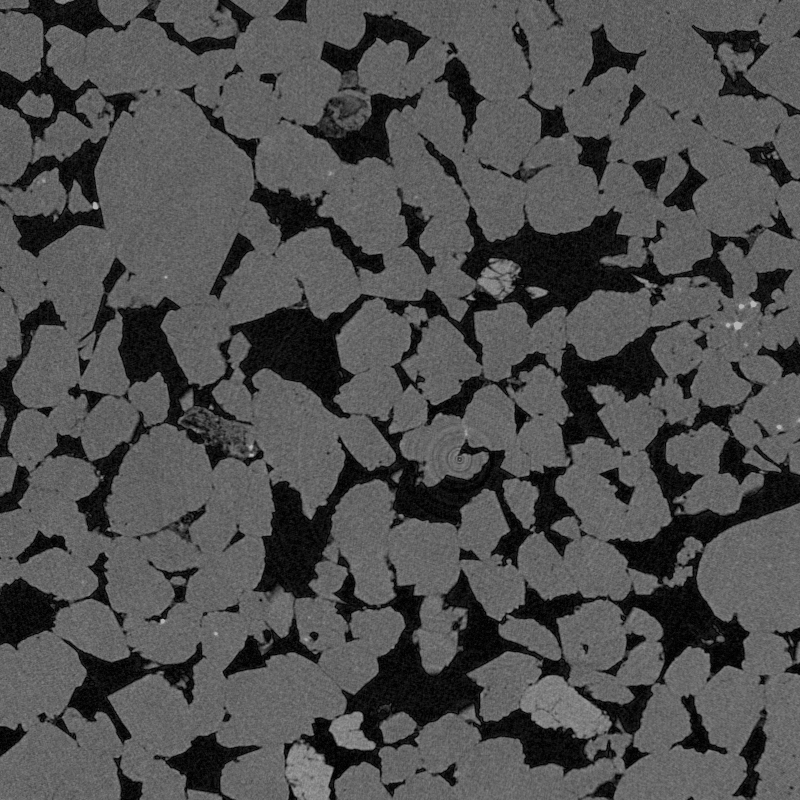
#> input picture test_metrics/compare/brightness/-75.png, 800 x 800 px, found by its file name; the run also reads 1 picture not shown here
$ python plot_hist.py
#> lines starting #> are read from the running program, lines starting #| are printed output that depends on the picture
from matplotlib import pyplot as plt
from os.path import join
import cv2 as cv
import numpy as np


def plot_hists(
        minus_shift_image_path, zero_shift_image_path, plus_shift_image_path,
        minus_shift_hist_title, plus_shift_hist_title
):
#> called with minus_shift_hist_title = 'Image + bias=-75 histogram', plus_shift_hist_title = 'Image + bias=75 histogram'
    image_minus_shift = cv.imread(minus_shift_image_path, cv.IMREAD_GRAYSCALE)
#> image_minus_shift is the input picture: shape (800, 800); min 0, max 180, mean 78.7
    image_zero_shift = cv.imread(zero_shift_image_path, cv.IMREAD_GRAYSCALE)
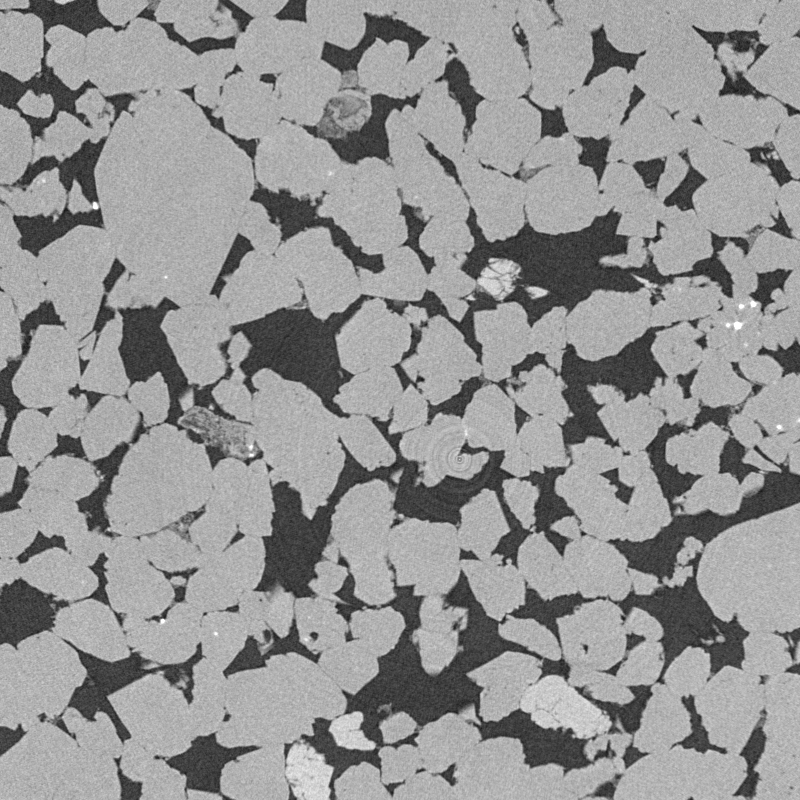
#> input picture test_metrics/compare_DR-2D_1/gaussian_blur/0.png, 800 x 800 px, found by its file name
#> image_zero_shift is the input picture: shape (800, 800); min 20, max 255, mean 148.2
    image_plus_shift = cv.imread(plus_shift_image_path, cv.IMREAD_GRAYSCALE)
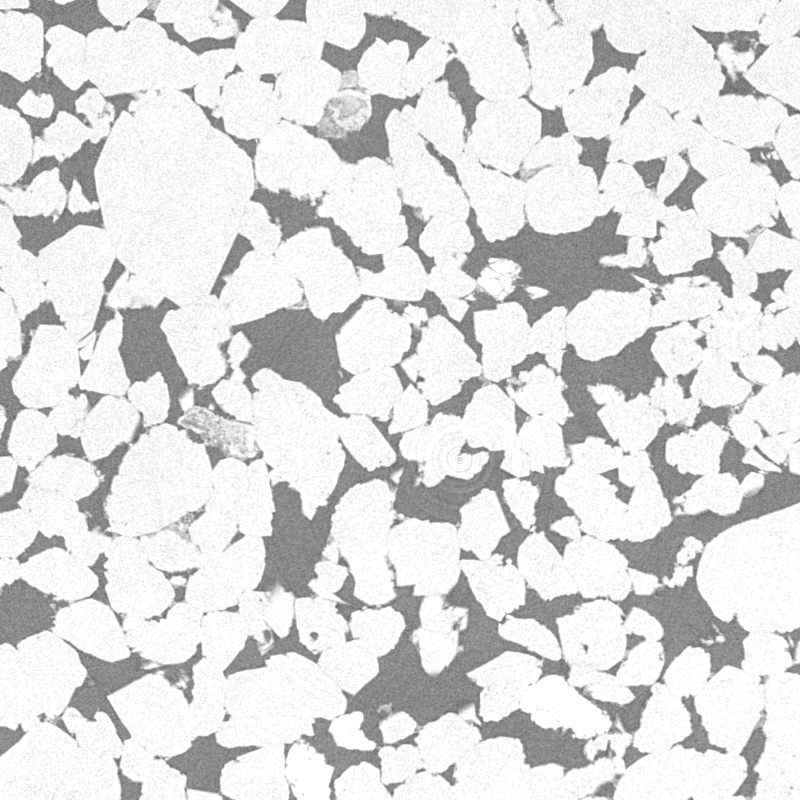
#> input picture test_metrics/compare_1/brightness/75.png, 800 x 800 px, found by its file name
#> image_plus_shift is the input picture: shape (800, 800); min 95, max 255, mean 221.7

    fig_shift, axes_shift = plt.subplots(1, 3, figsize=(25, 25), sharey=True)
    counts_minus_shift, bins_minus_shift = np.histogram(image_minus_shift, bins=range(0, 256, 1))
#> counts_minus_shift = 255 values, max 22012 at index 101, min 0 at index 178, mean 2509.8; bins_minus_shift = 256 values from 0 to 255
    print(counts_minus_shift[0])
#| 2159
    counts_minus_shift[0] = 0
    counts_zero_shift, bins_zero_shift = np.histogram(image_zero_shift, bins=range(0, 256, 1))
#> counts_zero_shift = 255 values, max 22012 at index 176, min 0 at index 0, mean 2509.8; bins_zero_shift = 256 values from 0 to 255
    counts_plus_shift, bins_plus_shift = np.histogram(image_plus_shift, bins=range(0, 256, 1))
#> counts_plus_shift = 255 values, max 172582 at index 254, min 0 at index 0, mean 2509.8; bins_plus_shift = 256 values from 0 to 255
    print(counts_plus_shift[-1])
#| 172582
    counts_plus_shift[-1] = 0

    axes_shift[0].hist(bins_minus_shift[:-1], bins_minus_shift, weights=counts_minus_shift)
    axes_shift[0].plot((128, 128), (0, max(counts_minus_shift)), linestyle="--")
    axes_shift[0].set_title(minus_shift_hist_title)
    axes_shift[1].hist(bins_zero_shift[:-1], bins_zero_shift, weights=counts_zero_shift)
    axes_shift[1].set_title('No preprocessing image histogram')
    axes_shift[1].plot((128, 128), (0, max(counts_minus_shift)), linestyle="--")
    axes_shift[2].hist(bins_plus_shift[:-1], bins_plus_shift, weights=counts_plus_shift)
    axes_shift[2].set_title(plus_shift_hist_title)
    axes_shift[2].plot((128, 128), (0, max(counts_minus_shift)), linestyle="--")

    plt.show()
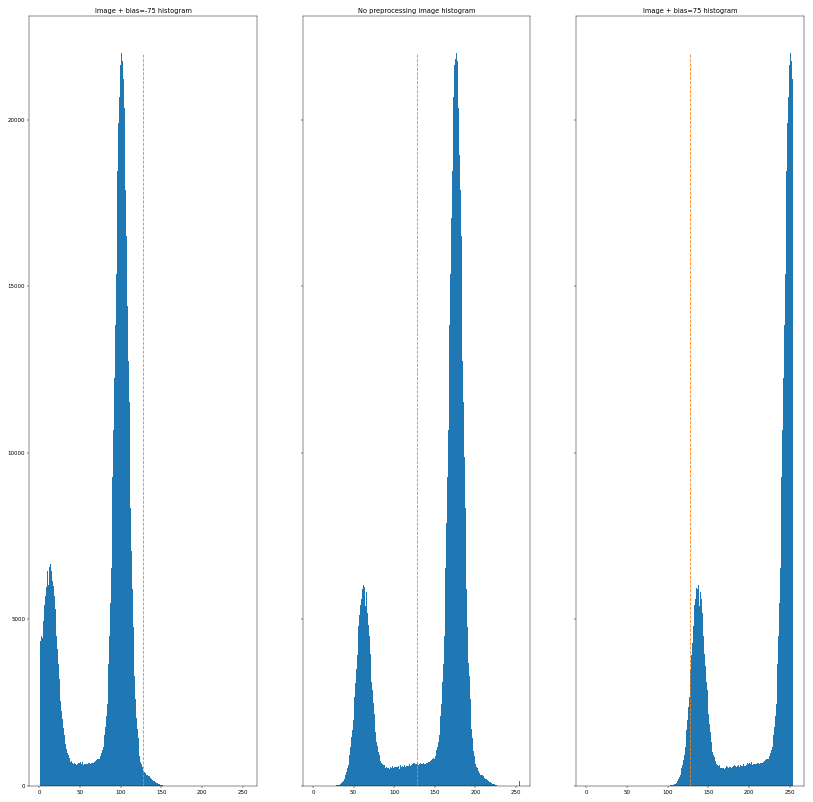
#> figure drawn by matplotlib, 3 panels; panel 1: tallest bar 22012 high, from x = 101 to 102


def main():
    main_dir = join(".", "test_metrics", "compare_M2_1")
    brightness_path = join(main_dir, "brightness")
    plot_hists(
        join(brightness_path, "-75.png"),
        join(brightness_path, "0.png"),
        join(brightness_path, "75.png"),
        'Image + bias=-75 histogram',
        'Image + bias=75 histogram'
    )

    contrast_path = join(main_dir, "contrast")
    plot_hists(
        join(contrast_path, "0.6.png"),
        join(contrast_path, "1.0.png"),
        join(contrast_path, "1.4.png"),
        'Image * alpha=0.6 histogram',
        'Image * alpha=1.4 histogram'
    )
#> call 2 of plot_hists, with minus_shift_hist_title = 'Image * alpha=0.6 histogram', plus_shift_hist_title = 'Image * alpha=1.4 histogram'
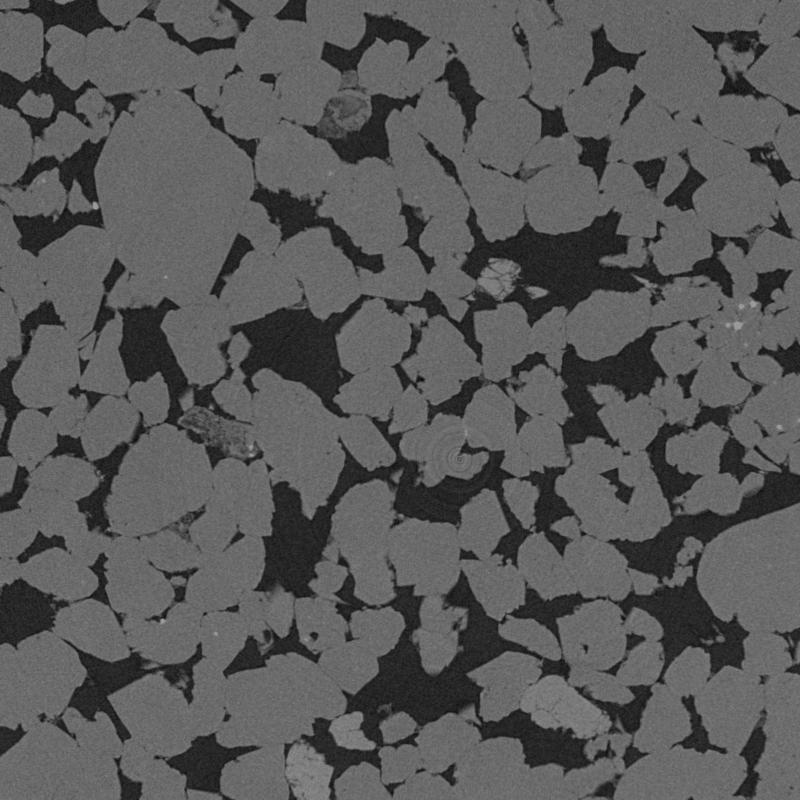
#> input picture test_metrics/compare_1/contrast/0.6.png, 800 x 800 px, found by its file name
#> in plot_hists, image_minus_shift is the input picture: shape (800, 800); min 12, max 153, mean 88.9
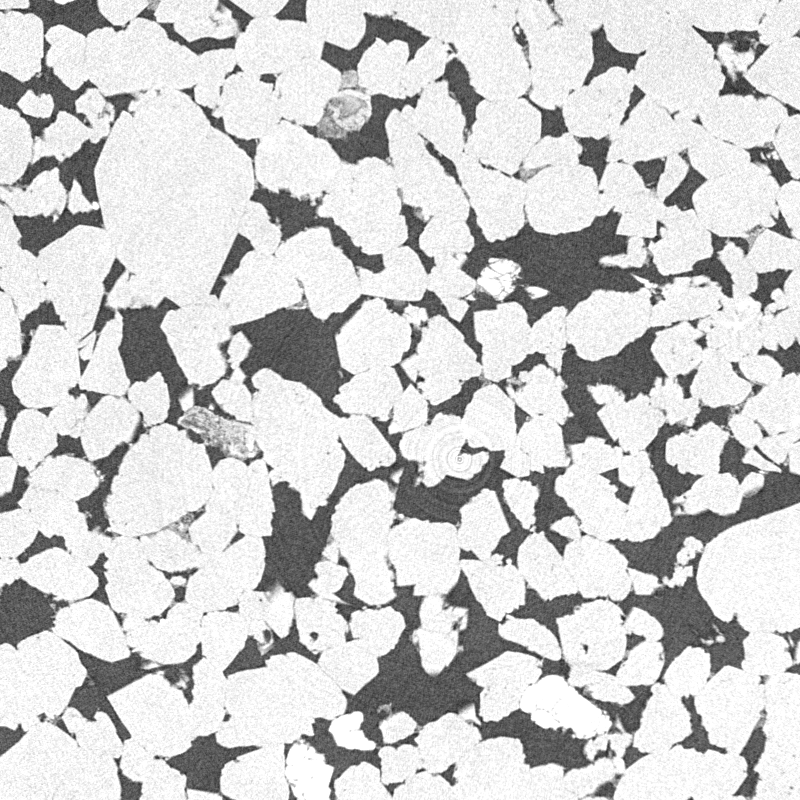
#> input picture test_metrics/compare_DR-2D_1/contrast/1.4.png, 800 x 800 px, found by its file name
#> in plot_hists, image_plus_shift is the input picture: shape (800, 800); min 28, max 255, mean 206
#> in plot_hists (call 2), `counts_minus_shift, bins_minus_shift = np.histogram(image_minus_shift,..`: counts_minus_shift = 255 values, max 43769 at index 106, min 0 at index 0, mean 2509.8
#| 0
#> in plot_hists (call 2), `counts_plus_shift, bins_plus_shift = np.histogram(image_plus_shift, bi..`: counts_plus_shift = 255 values, max 115401 at index 254, min 0 at index 0, mean 2509.8
#| 115401
#> in plot_hists (call 2), `plt.show()`:
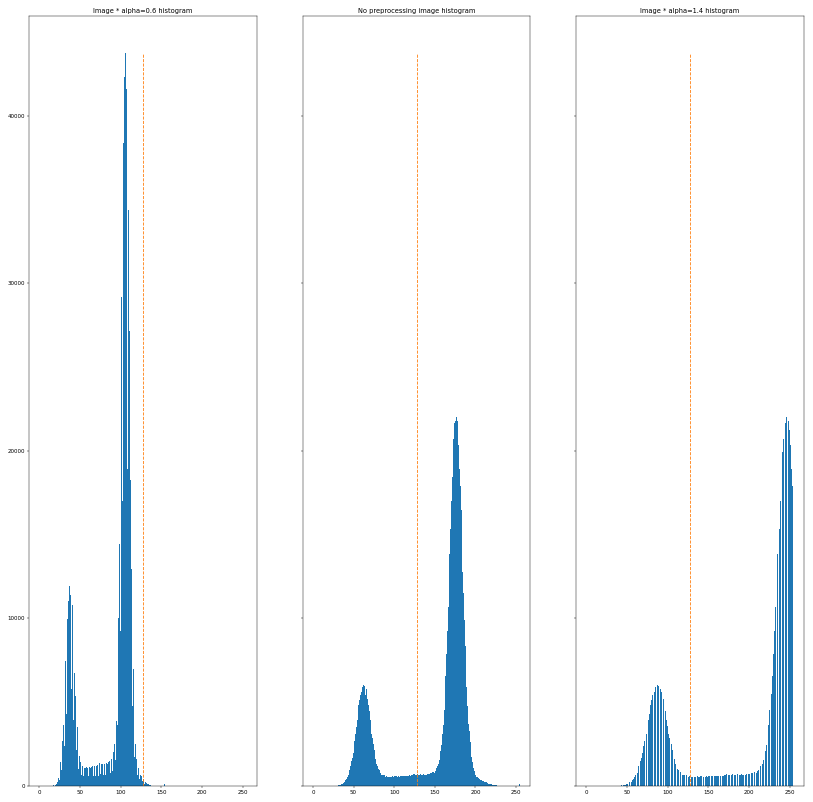
#> figure drawn by matplotlib, 3 panels; panel 1: tallest bar 43769 high, from x = 106 to 107

    gamma_contrast_path = join(main_dir, "gamma_contrast")
    plot_hists(
        join(gamma_contrast_path, "0.6.png"),
        join(gamma_contrast_path, "1.0.png"),
        join(gamma_contrast_path, "1.4.png"),
        'Histogram for gamma=0.6',
        'Histogram for gamma=1.4'
    )
#| 0
#| 115401


if __name__ == '__main__':
    # Code to be run only when run directly
    main()
